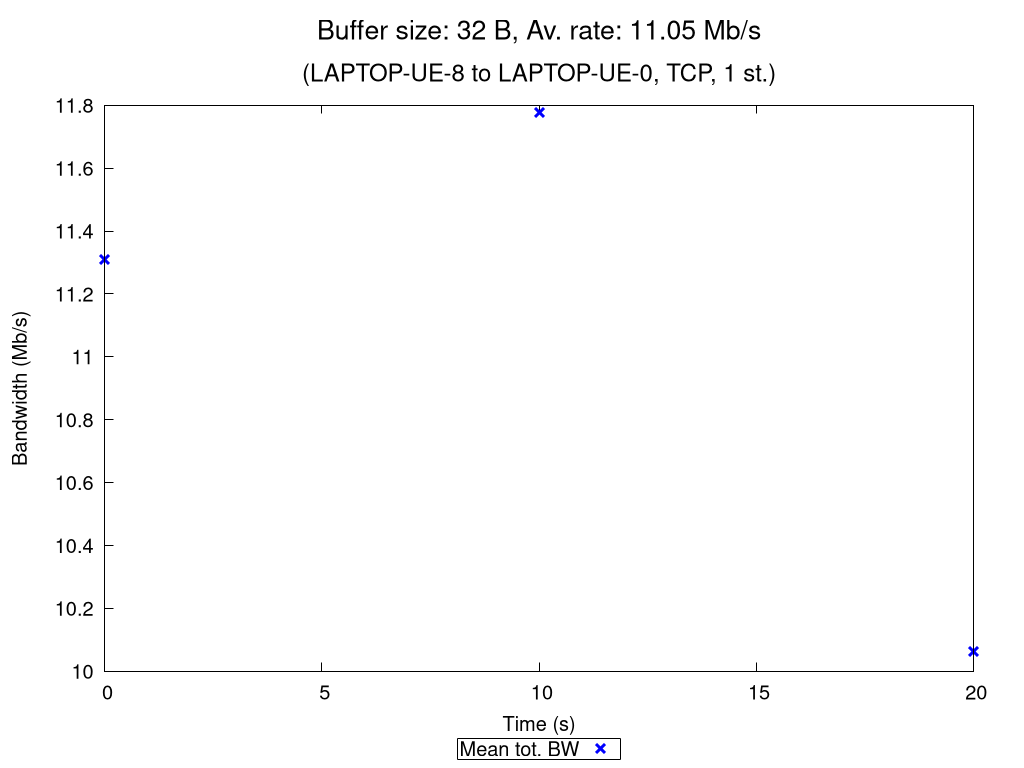

Write gnuplot code to recreate this figure.
set terminal pngcairo nocrop enhanced size 1024,768 font "Verdana,15"
set output "TCP_1_st_2020_10_27_19-34-31_two2one_00032B.png"

set title "{/=20 Buffer size: 32 B, Av. rate: 11.05 Mb/s}\n\n{/=18 (LAPTOP-UE-8 to LAPTOP-UE-0, TCP, 1 st.)}"

set xlabel "Time (s)"
set ylabel "Bandwidth (Mb/s)"
set ytics nomirror
set key bmargin center horizontal box samplen 1 width -1
set bmargin 4.6
set rmargin 4.5

rf = 1000000.0  # rate factor
set style fill transparent solid 0.2 noborder
set autoscale xfix
plot "TCP_1_st_2020_10_27_19-34-31_two2one_00032B_iperf_processed.dat" using 1:($2/rf-$3/rf):($2/rf+$3/rf) with filledcurves lc rgb "blue" notitle, \
     "" using 1:($2/rf) with points pt 2 ps 1.5 lw 3 lc rgb "blue" title "Mean tot. BW", \
